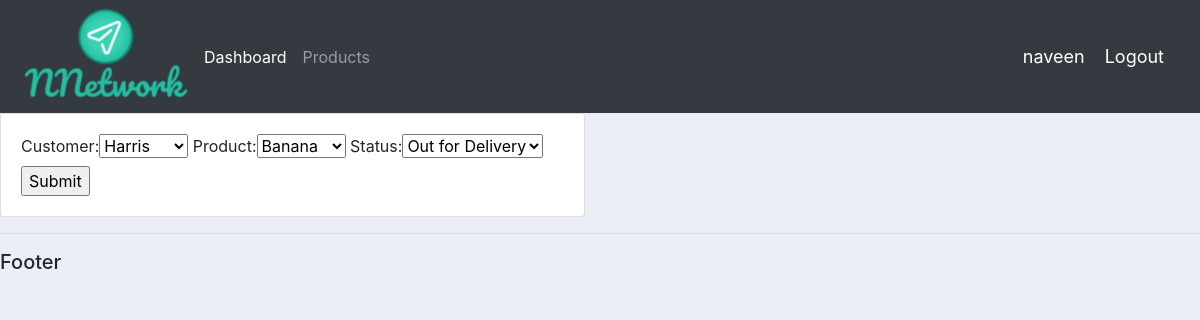
The page /update_order/7 (signed in) on the database its author committed.
### accounts/models.py (models this page shows, shortened)
class Order(models.Model):
    STATUS = (
        ('Pending', 'Pending'),
        ('Out for Delivery', 'Out for Delivery'),
        ('Delivered', 'Delivered'),
    )
    customer = models.ForeignKey(Customer, null=True, on_delete=models.SET_NULL)
    product = models.ForeignKey(Product, null=True, on_delete=models.SET_NULL)
    date_created = models.DateTimeField(auto_now_add=True, null=True)
    status = models.CharField(max_length=200, null=True, choices=STATUS)

### accounts/views.py (the view)
# urls.py: path('update_order/<str:id>', views.update_order, name='update_order'),
@login_required(login_url='login')  # restrict this page without login
def update_order(request, id):
    order = Order.objects.get(id=id)  # to pre fill the particular customer
    form = OrderForm(instance=order)
    if request.method == 'POST':
        form = OrderForm(request.POST, instance=order)  # take input as entered data and store in a variable
        if form.is_valid():  # check form is valid or not
            form.save()  # save the form in db
            return redirect('/')  # redirect to home page
    context = {'form': form}
    return render(request, 'accounts/order_form.html', context)

### accounts/forms.py
class OrderForm(ModelForm):
    class Meta:
        model = Order
        fields = '__all__'

### accounts/models.py (called while the page is built)
    def __str__(self):  # returns the Entered Name in dashboard instead Customer object
        return self.name

    def __str__(self):
        return self.name

### accounts/templates/accounts/order_form.html (shortened to what this page needs)
{% extends 'accounts/base.html' %}
{% load static  %}
{% block content %}
<div class='row'>
	<div class='col-md-6'>
		<div class='card card-body'>
				<form action="" method="POST">
					{{form}}
					<input type="submit" name="Submit">
				</form>
		</div>
	</div>
</div>
{% endblock %}

### accounts/templates/accounts/navbar.html (shortened to what this page needs)
{% load static %}
<nav class="navbar navbar-expand-lg navbar-dark bg-dark">
  <img src="{% static 'images/logo.png' %}">
  <div class="collapse navbar-collapse" id="navbarNav">
    <ul class="navbar-nav">
      <li class="nav-item active">
        <a class="nav-link" href="{% url 'home' %}">Dashboard <span class="sr-only">(current)</span></a>
      </li>
      <li class="nav-item">
        <a class="nav-link" href="{% url 'products' %}">Products</a>
      </li>
    </ul>
  </div>
<span class="name_logout" >{{ request.user }}</span>
<span > <a class="name_logout" href="{% url 'logout' %}">Logout</a></span>
</nav>

### static/css/main.css (style rules this page uses)
body { background-color: #ebeff5; }

### accounts/templates/accounts/navbar.html (style rules this page uses)
.name_logout { font-size: 18px; color: #fff; margin-right: 20px; }

### rows shown on the page
Order: customer "Harris", product "Banana", status "Out for Delivery"

### other values the page prints
{{ request.user }} "naveen"
